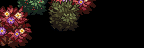

This game map was drawn from its Tiled (.tmx) file and the tilesets committed beside it. A one-line description and the full map source follow:
An orthogonal 9x3 tile map with 16x16 px tiles, 1 tile layer (Back3).

<map version="1.10" tiledversion="1.10.2" orientation="orthogonal" renderorder="right-down" compressionlevel="0" width="9" height="3" tilewidth="16" tileheight="16" infinite="0" nextlayerid="22" nextobjectid="9">
 <properties>
  <property name="AmbientLight" value="255 255 255" />
  <property name="IsGreenhouse" value="T" />
  <property name="Warp" value="5 17 Farm 28 16" />
 </properties>
 <tileset firstgid="1" name="Tiny_Bushes_Fall_VibrantPastoral" tilewidth="16" tileheight="16" tilecount="27" columns="9">
  <image source="Tiny_Bushes_Fall_VibrantPastoral.png" width="144" height="48" />
 </tileset>
 <layer id="21" name="Back3" width="9" height="3">
  <data encoding="csv">
1,2,3,4,5,6,0,0,0,
10,11,0,13,14,0,0,0,0,
19,20,0,0,0,0,0,0,0
</data>
 </layer>
</map>
